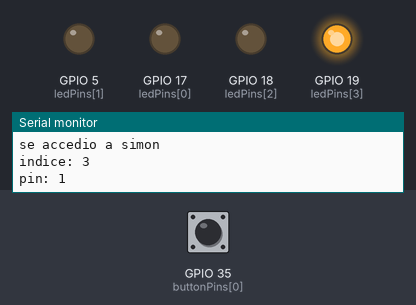
Recording of a sketch running on a simulated ESP32. Parts: output pins drawn as LEDs (lit = HIGH), the last lines printed to the serial monitor. The test bench sets the inputs (shaded band); at power-on: GPIO 35 (buttonPins[0]) LOW. Random numbers use the default seed unless the sketch sets one.

Above: at 0.15 s.
At 1.55 s:
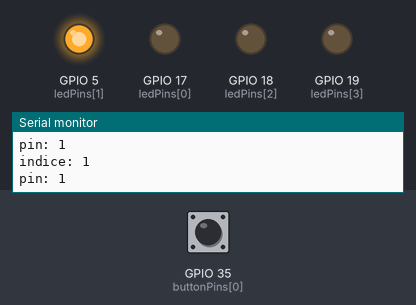
At 1.9 s:
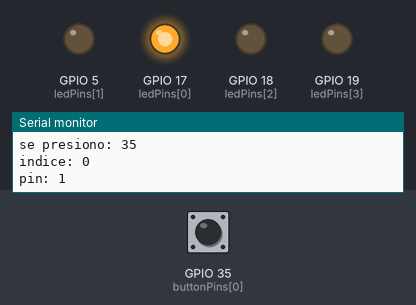
At 2.5 s:
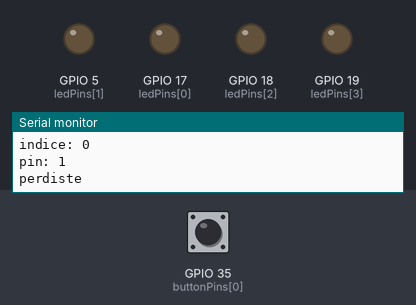
Timing chart, 0 to 4.0 s (numbered marks = the images above):
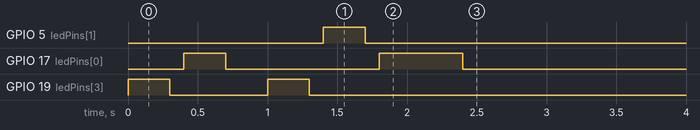

The sketch:

MASTER_1_SIMON.ino
```cpp
#include <esp_now.h>
#include <WiFi.h>

#define MAX_GAME_LENGTH 6

const uint8_t ledPins[] = { 17, 5, 18, 19 }; //simon dice
const uint8_t buttonPins[] = { 35, 34, 39, 36 }; //simon dice

uint8_t gameSequence[MAX_GAME_LENGTH] = { 0, 0, 0, 0, 0, 0 };
uint8_t gameIndex = 0;

bool FRK = true;

// REPLACE WITH THE RECEIVER'S MAC Address
uint8_t broadcastAddress[] = {0xe4, 0x65, 0xb8, 0x71, 0x9e, 0x78};

// Structure example to send data
// Must match the receiver structure
typedef struct struct_message {
  int id; // must be unique for each sender board
  bool ready;  // indica si el juego esta preparado para jugarse
  bool win;    // indica si se gano el juego
  bool lose;   // indica si se perdio el juego
} struct_message;

// Create a struct_message called myData
struct_message myData;

// Create peer interface
esp_now_peer_info_t peerInfo;

// callback when data is sent
void OnDataSent(const uint8_t *mac_addr, esp_now_send_status_t status) {
 /* Serial.print("\r\nLast Packet Send Status:\t");
  Serial.println(status == ESP_NOW_SEND_SUCCESS ? "Delivery Success" : "Delivery Fail");
*/}

void setup() {
  // Init Serial Monitor
  Serial.begin(115200);

  for (byte i = 0; i < 4; i++) {
  pinMode(ledPins[i], OUTPUT);
  digitalWrite(ledPins[i], LOW);
  pinMode(buttonPins[i], INPUT_PULLDOWN);
  }

  // Set device as a Wi-Fi Station
  WiFi.mode(WIFI_STA);

  // Init ESP-NOW
  if (esp_now_init() != ESP_OK) {
    Serial.println("Error initializing ESP-NOW");
    return;
  }

  // Once ESPNow is successfully Init, we will register for Send CB to
  // get the status of Trasnmitted packet
  esp_now_register_send_cb(OnDataSent);

  // Register peer
  memcpy(peerInfo.peer_addr, broadcastAddress, 6);
  peerInfo.channel = 0;
  peerInfo.encrypt = false;

  // Add peer
  if (esp_now_add_peer(&peerInfo) != ESP_OK){
    Serial.println("Failed to add peer");
    return;
  }
  myData.ready = true;
  myData.win = false;
  myData.lose = false;
}

void loop() {
  // Set values to send
  myData.id = 0;

  if (myData.win!=true && myData.lose!=true){
    play_simon();
  }
  // Send message via ESP-NOW
  esp_err_t result = esp_now_send(broadcastAddress, (uint8_t *) &myData, sizeof(myData));

  if (result == ESP_OK) {
    Serial.println("Sent with success");
  }
  else {
    Serial.println("Error sending the data");
  }
  delay(1000);  //este delay es para ver cada cuanto se envia la data, nosotros vamos a borrarlo pero por ahora lo dejo para saber que hace
}

void ReReset(){
  myData.ready = true;
  myData.win = false;
  myData.lose = false;
}

//CAMBIO 123
```

simon_ESPNOW.ino
```cpp
void lightLedAndPlayTone(byte ledIndex) {
  Serial.print("indice: ");
  Serial.println(ledIndex);
  digitalWrite(ledPins[ledIndex], HIGH);
  Serial.print("pin: ");
  Serial.println(digitalRead(ledPins[ledIndex]));
  delay(300);
  digitalWrite(ledPins[ledIndex], LOW);
}

void playSequence() {
  for (int i = 0; i < gameIndex; i++) {
    byte currentLed = gameSequence[i];
    lightLedAndPlayTone(currentLed);
    delay(100);
  }
}

byte readButtons() {
  while (1==1) {
    for (byte i = 0; i < 4; i++) {
      byte buttonPin = buttonPins[i];
      if (digitalRead(buttonPin) == LOW) {
        Serial.print("se presiono: ");
        Serial.println(buttonPin);
        return i;
      }
    }
    delay(1);
  }
}

bool checkUserSequence() {
  for (int i = 0; i < gameIndex; i++) {
    byte expectedButton;
    if(FRK){
      if(gameSequence[i] == 0)
      expectedButton = 1;
      if(gameSequence[i] == 1)
      expectedButton = 2;
      if(gameSequence[i] == 2)
      expectedButton = 3;
      if(gameSequence[i] == 3)
      expectedButton = 0;
  } else{
    if(gameSequence[i] == 0)
      expectedButton = 2;
      if(gameSequence[i] == 1)
      expectedButton = 3;
      if(gameSequence[i] == 2)
      expectedButton = 0;
      if(gameSequence[i] == 3)
      expectedButton = 1;
  }
    byte actualButton = readButtons();
    lightLedAndPlayTone(actualButton);
    if (expectedButton != actualButton) {
      return false;
    }
  }

  return true;
}

void Perdiste (){
  myData.lose=true;
  Serial.println("perdiste");
  for(int i = 0 ; i < 4 ; i++)
  digitalWrite(ledPins[i], LOW);
}

void Ganaste(){
  Serial.println("ganaste");
  for(int i = 0 ; i < 4 ; i++)
  digitalWrite(ledPins[i], HIGH);
  myData.win=true;
}

void play_simon() {
  Serial.println("se accedio a simon");
  while(myData.win!=true && myData.lose!=true){
    randomSeed(millis());
    while(myData.win!=true && myData.lose!=true){
       // put your main code here, to run repeatedly:
      gameSequence[gameIndex] = random(4);                     //PONE UN LED A LA SECUENCIA
      gameIndex++;
      if (gameIndex >= MAX_GAME_LENGTH) {
        //poner variable booleana de ganar en true
         Ganaste();
      }
      if(myData.win!=true && myData.lose!=true){
        playSequence();                                             //MUESTRA LA SECUENCIA QUE SE HAYA GENERADO HASTA EL MOMENTO
        if (!checkUserSequence()) {                                 //COMPARA EL BOTON APRETADO CON EL BOTON ESPERADO
          //poner variable booleana de ganar en false
          Perdiste();
        }
      }
      delay(300);
    }
  }
}
```

Measured:
- by itself, GPIO 5 (ledPins[1]): LOW → HIGH at 1.4 s, → LOW 0.30 s later
- by itself, GPIO 17 (ledPins[0]): LOW → HIGH at 0.40 s, → LOW 0.30 s later, → HIGH 1.1 s later, → LOW 0.60 s later
- by itself, GPIO 19 (ledPins[3]): alternates HIGH for 0.30 s and LOW for 0.70 s, 4 changes in all, then stays LOW
